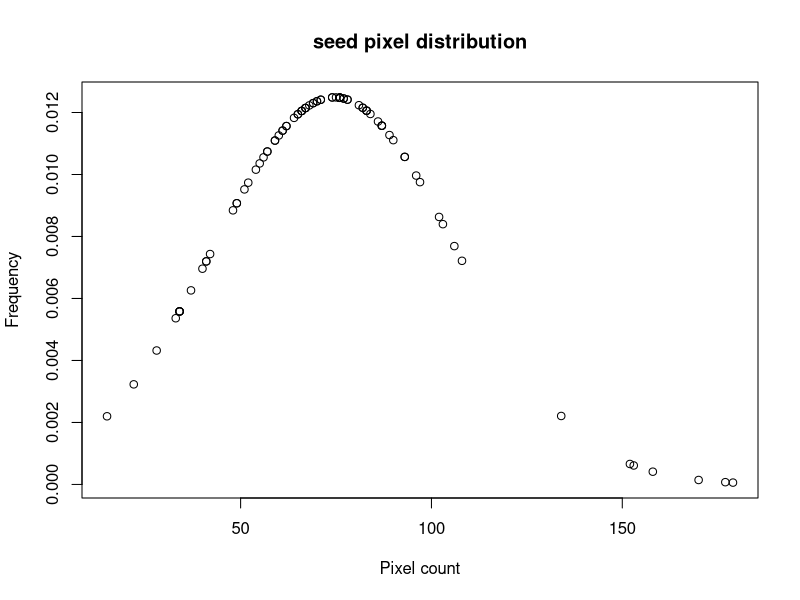
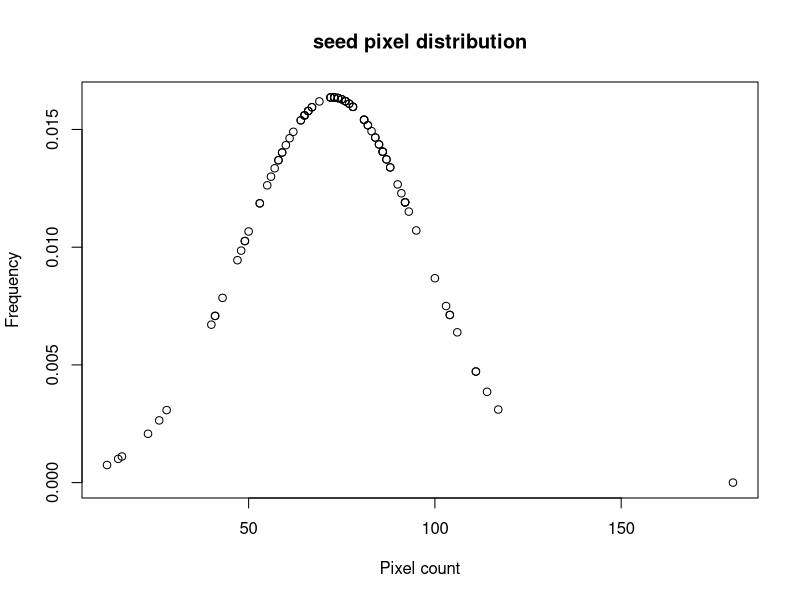
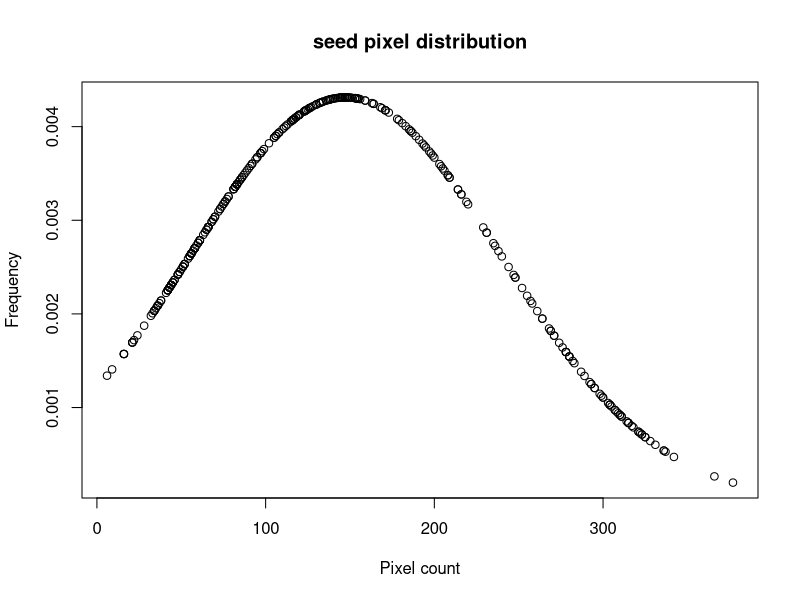
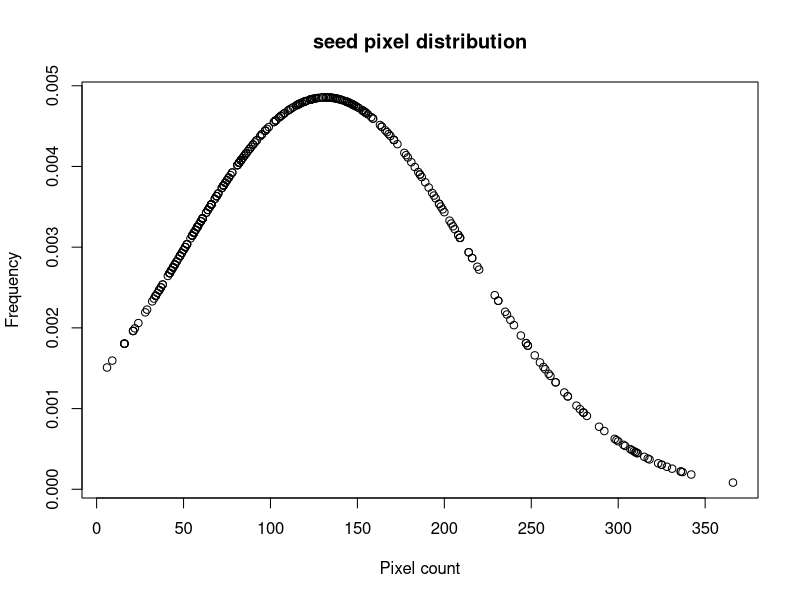
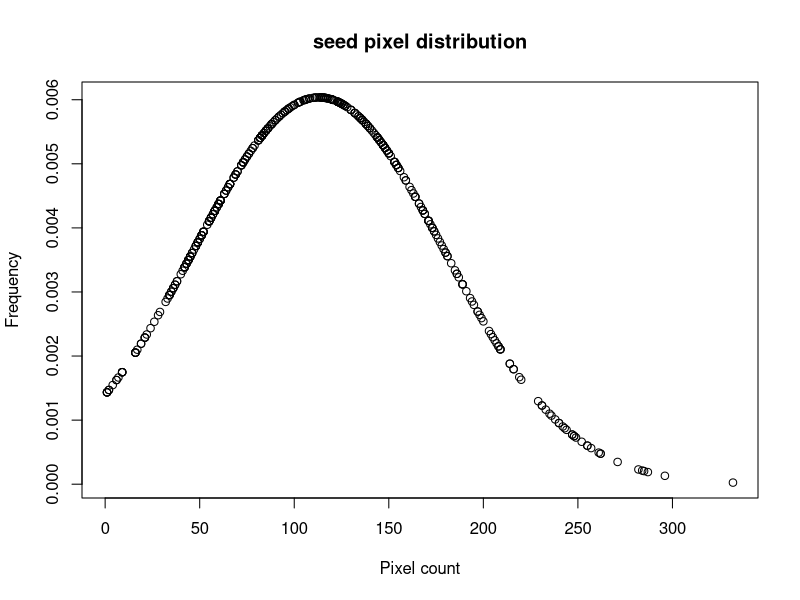
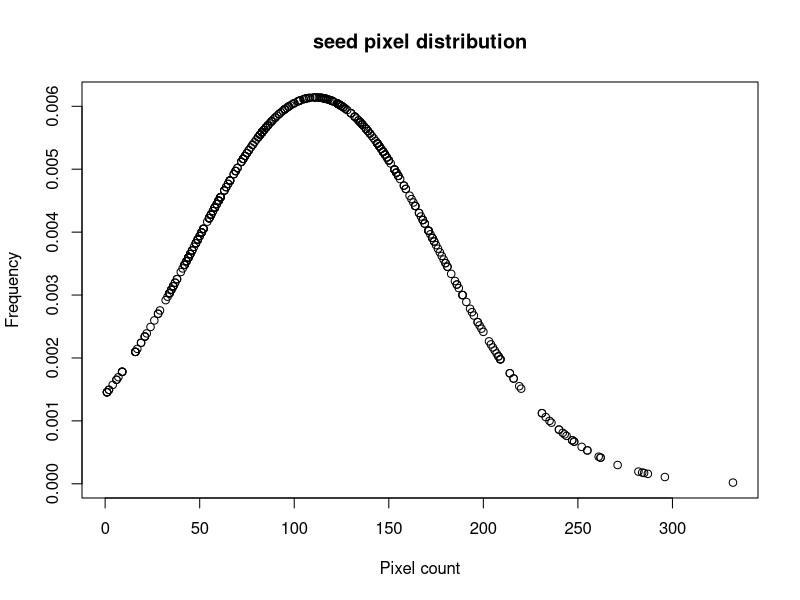
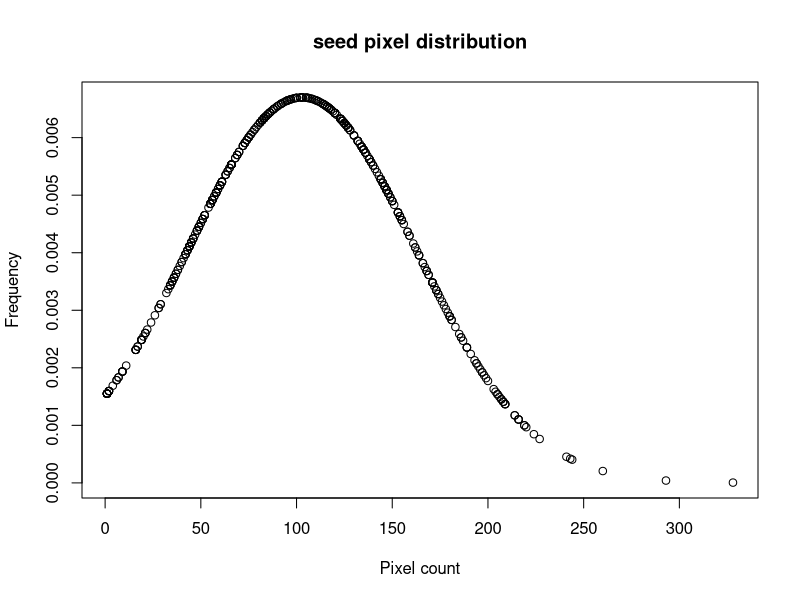
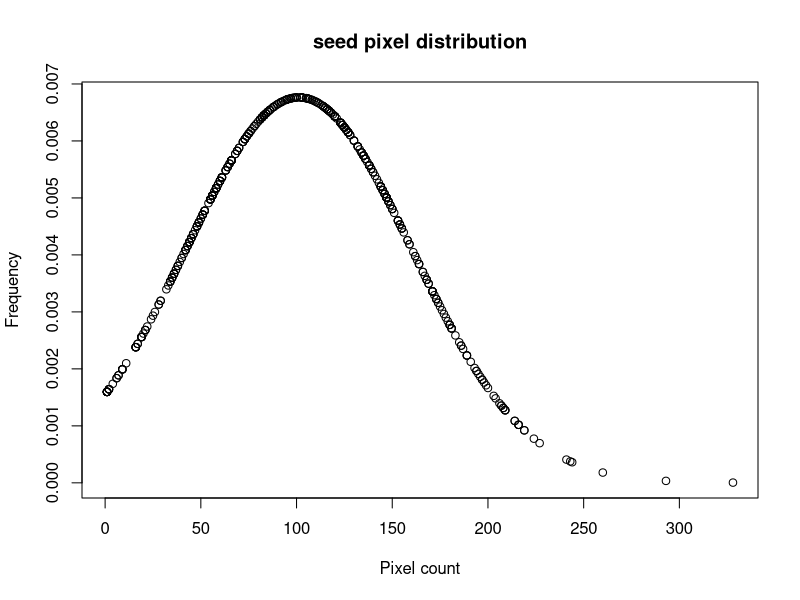

Write the R code that produced these figures, in order. (Note: this script raises an error after producing the figures.)
a1=read.csv('countseed0.csv')
a2=read.csv('countseed1.csv')
a3=read.csv('countseed2.csv')
a4=read.csv('countseed3.csv')
a5=read.csv('countseed4.csv')
a6=read.csv('countseed5.csv')
a7=read.csv('countseed6.csv')
a8=read.csv('countseed7.csv')
a9=read.csv('countseed8.csv')
a10=read.csv('countseed9.csv')
p1=plot(a1$pixels,dnorm(a1$pixels,mean(a1$pixels),sd(a1$pixels)),main='seed pixel distribution',ylab = 'Frequency',xlab = 'Pixel count')
p2=plot(a2$pixels,dnorm(a2$pixels,mean(a2$pixels),sd(a2$pixels)),main='seed pixel distribution',ylab = 'Frequency',xlab = 'Pixel count')
p3=plot(a3$pixels,dnorm(a3$pixels,mean(a3$pixels),sd(a3$pixels)),main='seed pixel distribution',ylab = 'Frequency',xlab = 'Pixel count')
p4=plot(a4$pixels,dnorm(a4$pixels,mean(a4$pixels),sd(a4$pixels)),main='seed pixel distribution',ylab = 'Frequency',xlab = 'Pixel count')
p5=plot(a5$pixels,dnorm(a5$pixels,mean(a5$pixels),sd(a5$pixels)),main='seed pixel distribution',ylab = 'Frequency',xlab = 'Pixel count')
p6=plot(a6$pixels,dnorm(a6$pixels,mean(a6$pixels),sd(a6$pixels)),main='seed pixel distribution',ylab = 'Frequency',xlab = 'Pixel count')
p7=plot(a7$pixels,dnorm(a7$pixels,mean(a7$pixels),sd(a7$pixels)),main='seed pixel distribution',ylab = 'Frequency',xlab = 'Pixel count')
p8=plot(a8$pixels,dnorm(a8$pixels,mean(a8$pixels),sd(a8$pixels)),main='seed pixel distribution',ylab = 'Frequency',xlab = 'Pixel count')
p9=plot(a9$pixels,dnorm(a9$pixels,mean(a9$pixels),sd(a9$pixels)),main='seed pixel distribution',ylab = 'Frequency',xlab = 'Pixel count')
p10=plot(a10$pixels,dnorm(a10$pixels,mean(a10$pixels),sd(a10$pixels)),main='seed pixel distribution',ylab = 'Frequency',xlab = 'Pixel count')
a0=read.csv('countlist.csv')
p0=plot(a0$X73096,dnorm(a0$X73096,mean(a0$X73096),sd(a0$X73096)),main='seed pixel distribution',ylab = 'Frequency',xlab = 'Pixel count')
